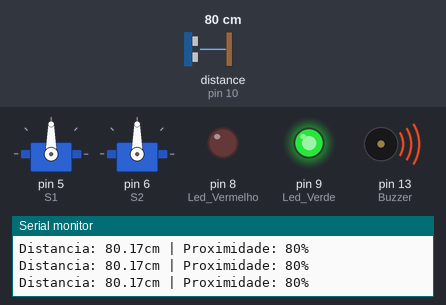
Bench run of a program on a simulated Arduino Uno, built with avr-gcc and run on an emulated ATmega328P. Parts: 2 × servo, output pins drawn as LEDs (lit = HIGH), buzzer (waves = sounding), the last lines printed to the serial monitor. Wiring (from diagram.json): ultrasonic range finder: trigger pin 11; echo pin 10. The test bench sets the inputs (shaded band); at power-on: distance to the obstacle (sensor on pin 10) 80 cm. The echo pulse lasts 58.3 µs per cm; pins used as bus, display or sensor lines are not drawn.

Above: at 2.19 s.
2.2 s: distance to the obstacle (sensor on pin 10) set to 250 cm
At 2.41 s:
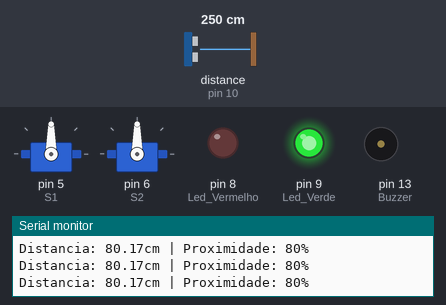
At 4.6 s:
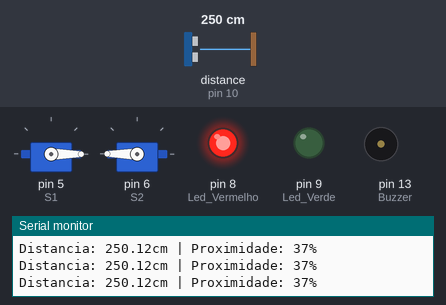
4.9 s: distance to the obstacle (sensor on pin 10) set to 127 cm
6.4 s: distance to the obstacle (sensor on pin 10) set to 117 cm
At 6.75 s:
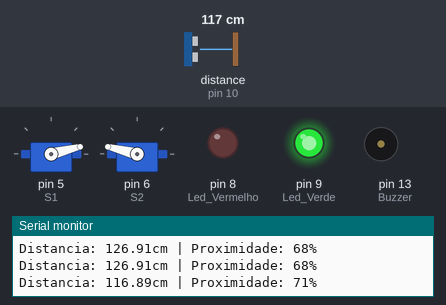
Timing chart, 0 to 15.4 s (numbered marks = the images above; inputs shaded):
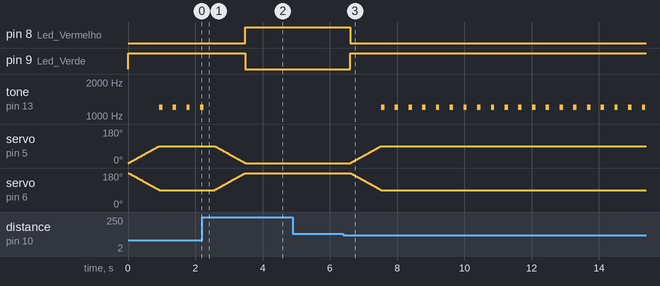

Measured:
- the behaviour switches between 122 and 121 cm on distance to the obstacle (sensor on pin 10) (found by bisection; images 2 and 3)
- after the input at 2.2 s, pin 8 (Led_Vermelho): LOW → HIGH after 1.3 s; pin 9 (Led_Verde): HIGH → LOW after 1.3 s; tone on pin 13 (Buzzer): goes on until 2.2 s, then stays silent; servo on pin 5 (S1): moves from 90° to 0° over 0.91 s, starting after 0.37 s; servo on pin 6 (S2): moves from 90° to 180° over 0.91 s, starting after 0.37 s
- after the input at 6.4 s, pin 8 (Led_Vermelho): HIGH → LOW after 0.20 s; pin 9 (Led_Verde): LOW → HIGH after 0.20 s
- by itself, tone on pin 13 (Buzzer): alternates 1200 Hz for 0.10 s and silent for 0.31 s

The program:

main.cpp
```cpp
//incluir as bibliotecas
#include <Arduino.h>
#include <Servo.h>

//variaveis e constantes

//Ultrassonico
const int TRIG = 11; // envia pulso
const int ECHO = 10; // recebo o pulso

// Leds
const int Led_Vermelho = 8;
const int Led_Verde = 9;

// Buzzer
const int Buzzer = 13;

//Configurar os Servos
//Comandos Servo.h
// attach(); => associa o pino
// write(); => posição do braço do servo
            // em angulo 0 a 180º
// Servo => Cria o objeto para controlar o servo
            // o motor que estamos utilizando

//--------------inicia o Servo --------------------
Servo S1; // Cria o Servo 1
Servo S2; // Cria o Servo 2

// Estados da Porta
// 0 = Porta Fechada
// 1 = Porta Aberta
int aberta = 0; // iniciar com a porta fechada

//Funçoes e Procedimentos

void setup() {
//Configura o que iremos utilizar

// Configurar o Monitor Serial e os Pinos do Sensor
Serial.begin(9600);
pinMode(TRIG, OUTPUT);
pinMode(ECHO, INPUT);

//Configurar Pinos dos Leds e o Buzzer
pinMode(Led_Vermelho, OUTPUT);
pinMode(Led_Verde, OUTPUT);
pinMode(Buzzer, OUTPUT);

//Configurar os Pinos dos Servos
S1.attach(5);
S2.attach(6);

//Configurar posição inicial da porta
S1.write(0); // inicia em 0 graus
S2.write(180); // inicia em 180 graus

//Definir inicio dos Leds e Buzzer
//Porta Fechada = Led Vermelho aceso - Led Verde apagado
//Buzzer não toca
digitalWrite(Led_Vermelho, HIGH); // Led Vermelho acende
digitalWrite(Led_Verde, LOW); // Led Verde apagado
noTone(Buzzer); // Buzzer não toca

}

void loop() {
    // area do programa

    //Inicia a Medição
    digitalWrite(TRIG,LOW); // TRIG inicia Desligado
    delayMicroseconds(2);

    digitalWrite(TRIG, HIGH); // Envia pulso de 10 microsegundos
    delayMicroseconds(10);
    digitalWrite(TRIG, LOW);

    //Medir o tempo que o Echo permanece em HIGH
    unsigned long duracao = pulseIn(ECHO, HIGH);

    //Coverter o tempo em distancia em centimetros
    float distancia = duracao / 58.2;

    //Converter distancia em proximidade
    // 400 cm =   0% de proximidade
    //   0 cm = 100% de proximidade
    int proximidade = map(distancia, 400, 0, 0, 100);

    // garantir que fique de 0 a 100
    proximidade = constrain(proximidade, 0, 100);

    Serial.print("Distancia: ");
    Serial.print(distancia);
    Serial.print("cm | Proximidade: ");
    Serial.print(proximidade);
    Serial.println("%");

    // Verificar a Proximidade
    // Abrir a porta de 70% ou mais de proximidade

    if (proximidade >= 70){
        //Status Luminoso => Porta Aberta
        digitalWrite(Led_Vermelho,LOW); //Apaga o Led Vermelho
        digitalWrite(Led_Verde, HIGH); // Acende o Led Verde

        //Abrir a Porta Somente se ela estiver Fechada
        if(aberta ==0){
            //Os angulos vao de 0 ate 90 graus
            for(int angulo = 0; angulo <=90; angulo++){
                S1.write(angulo); // Servo 1: 0 -> 90 graus
                S2.write(180 - angulo); // Servo 2: 180 -> 90graus
                delay(10); // pausa para ver o movimento
            }
            aberta = 1; //Mudar estado da porta para aberta
        }
        //Bipar com a porta aberta
        tone(Buzzer, 1200);
        delay(100);
        noTone(Buzzer);
        delay(300);
    }
    else{ //Fechar a porta com a proximidade menor que 70%

        //Desligar o Buzzer
        noTone(Buzzer);

        //Fechar a porta somente se ela estiver aberta
        if(aberta == 1){

            //movinto invertido
            for(int angulo = 90; angulo >=0; angulo--){
                S1.write(angulo); // Servo 1: 0 -> 90 graus
                S2.write(180 - angulo); // Servo 2: 180 -> 90graus
                delay(10); // pausa para ver o movimento
            }
            aberta = 0; //Mudar estado da porta para aberta
        }

        //Status luminoso => Porta Fechada
        digitalWrite(Led_Vermelho, HIGH); // Led vermelho aceso
        digitalWrite(Led_Verde, LOW); // Led verde apagado
        delay(300);

    }
}
```
